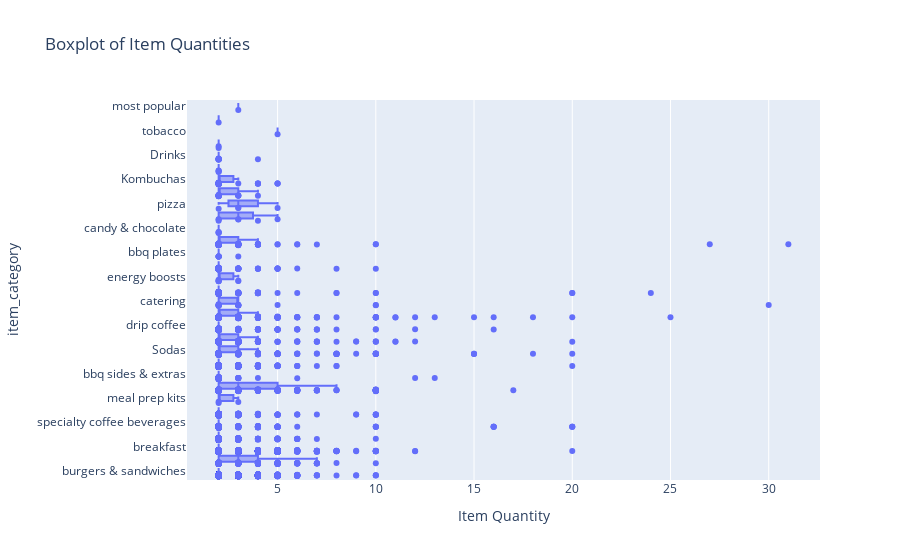

The notebook cell saved with this chart:
### Code cell
fig2 = px.box(
    order_short, 
    x="item_quantity", 
    y="item_category",
    title="Boxplot of Item Quantities",
    labels={"item_quantity": "Item Quantity"},
    points="all"  # show outliers as individual points
)
fig2.show()

### Figure 1 — Plotly figure (JSON) as saved in the notebook; plotly's stock layout.template omitted (floating-point values rounded to 4 significant figures; data arrays with more than 128 entries replaced by an {"elided": "..."} marker saying what was removed)
{"data": [{"alignmentgroup": "True", "boxpoints": "all", "hovertemplate": "Item Quantity=%{x}<br>item_category=%{y}<extra></extra>", "legendgroup": "", "marker": {"color": "#636efa"}, "name": "", "notched": false, "offsetgroup": "", "orientation": "h", "showlegend": false, "type": "box", "x": {"elided": "13525 int values"}, "x0": " ", "xaxis": "x", "y": {"elided": "13525 str values"}, "y0": " ", "yaxis": "y"}], "layout": {"boxmode": "group", "legend": {"tracegroupgap": 0}, "title": {"text": "Boxplot of Item Quantities"}, "xaxis": {"anchor": "y", "domain": [0, 1], "title": {"text": "Item Quantity"}}, "yaxis": {"anchor": "x", "domain": [0, 1], "title": {"text": "item_category"}}}}
